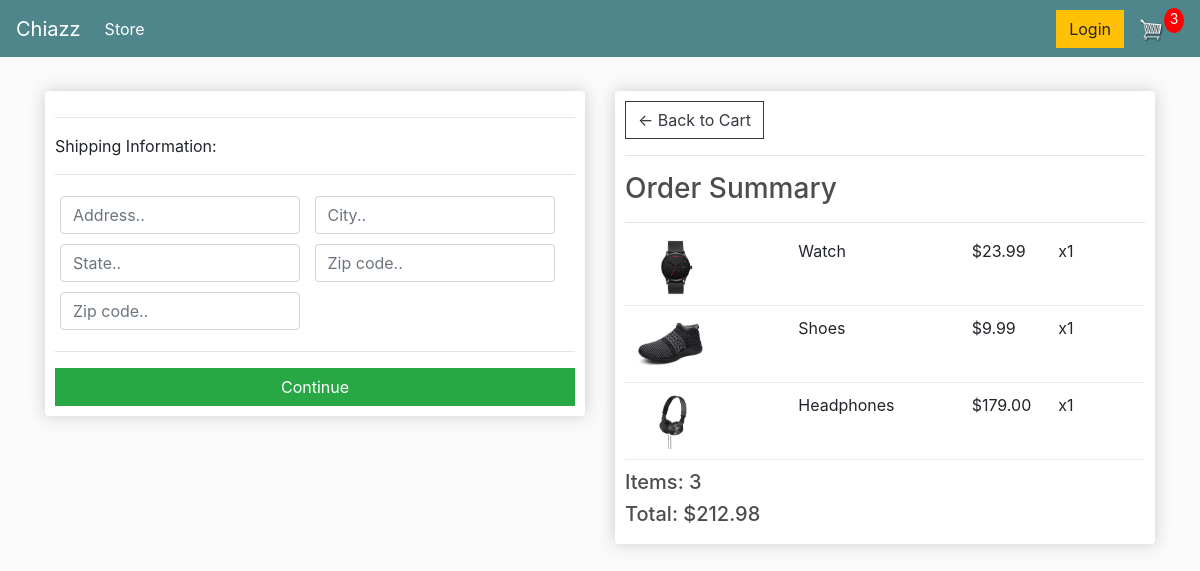
Screenshot of /checkout/ (signed in) with the database file from the repository.
### store/models.py (models this page shows, shortened)
class OrderItem(models.Model):
    product = models.ForeignKey(Product, on_delete=models.SET_NULL, blank=True, null=True)
    order = models.ForeignKey(Order, on_delete=models.SET_NULL, blank=True, null=True)
    quantity = models.IntegerField(default=0, null=True, blank=True)
    date_added = models.DateTimeField(auto_now_add=True)
    @property
    def get_total(self):
        total = self.product.price * self.quantity
        return total

class Product(models.Model):
    name = models.CharField(max_length=200, null=True)
    price = models.DecimalField(max_digits=7, decimal_places=2)
    digital = models.BooleanField(default=False, null=True, blank=False)
    image = models.ImageField(null=True)
    @property
    def imageURL(self):
        try:
            url = self.image.url
        except:
            url = ''
        return url

class Order(models.Model):
    customer = models.ForeignKey(Customer, on_delete=models.SET_NULL, blank=True, null=True)
    date_ordered = models.DateTimeField(auto_now_add=True)
    complete = models.BooleanField(default=False, null=True, blank=False)
    transactional_id = models.CharField(max_length=200, null=True)
    @property
    def shipping(self):
        shipping = False
        orderitems = self.orderitem_set.all()
        for i in orderitems:
            if i.product.digital == False:
               shipping = True
        return shipping
    @property
    def get_cart_total(self):
        orderitems = self.orderitem_set.all()
        total = sum([item.get_total for item in orderitems])
        return total
    @property
    def get_cart_items(self):
        orderitems = self.orderitem_set.all()
        total = sum([item.quantity for item in orderitems])
        return total

### store/views.py (the view)
# urls.py: path('checkout/',views.checkout,name='checkout'),
def checkout(request):
	data = cartData(request)
	cartItems = data['cartItems']
	order = data['order']
	items = data['items']
	context = {'items':items, 'order':order, 'cartItems':cartItems}
	return render(request, 'store/checkout.html', context)

### store/utils.py (called while the page is built)
def cartData(request):
	if request.user.is_authenticated:
		customer = request.user.customer
		order, created = Order.objects.get_or_create(customer=customer, complete=False)
		items = order.orderitem_set.all()
		cartItems = order.get_cart_items
	else:
		cookieData = cookieCart(request)
		cartItems = cookieData['cartItems']
		order = cookieData['order']
		items = cookieData['items']
	return {'cartItems':cartItems ,'order':order, 'items':items}

### store/templates/store/checkout.html (shortened to what this page needs)
{% extends 'store/main.html' %}
{% load static %}
{% block content %}
     <div class="row">
		<div class="col-lg-6">
			<div class="box-element" id="form-wrapper">
				<form id="form">
					<div id="shipping-info">
						<hr>
						<p>Shipping Information:</p>
						<hr>
						<div class="form-field">
							<input class="form-control" type="text" name="address" placeholder="Address..">
						</div>
						<div class="form-field">
							<input class="form-control" type="text" name="city" placeholder="City..">
						</div>
						<div class="form-field">
							<input class="form-control" type="text" name="state" placeholder="State..">
						</div>
						<div class="form-field">
							<input class="form-control" type="text" name="zipcode" placeholder="Zip code..">
						</div>
						<div class="form-field">
							<input class="form-control" type="text" name="country" placeholder="Zip code..">
						</div>
					</div>
					<hr>
					<input id="form-button" class="btn btn-success btn-block" type="submit" value="Continue">
				</form>
			</div>
			<br>
		</div>
		<div class="col-lg-6">
			<div class="box-element">
				<a  class="btn btn-outline-dark" href="{% url 'cart' %}">&#x2190; Back to Cart</a>
				<hr>
				<h3>Order Summary</h3>
				<hr>
				{% for item in items %}
				<div class="cart-row">
					<div style="flex:2"><img class="row-image" src="{{item.product.imageURL}}"></div>
					<div style="flex:2"><p>{{item.product.name}}</p></div>
					<div style="flex:1"><p>${{item.product.price|floatformat:2}}</p></div>
					<div style="flex:1"><p>x{{item.quantity}}</p></div>
				</div>
				{% endfor %}
				<h5>Items:   {{order.get_cart_items}}</h5>
				<h5>Total:   ${{order.get_cart_total|floatformat:2}}</h5>
			</div>
		</div>
	</div>
{% endblock content %}

### static/css/main.css (style rules this page uses)
body { background-color: hsl(0, 0%, 98%); }
h1,h2,h3,h4,h5,h6 { color:hsl(0, 0%, 30%); }
.box-element { box-shadow:hsl(0, 0%, 80%) 0 0 16px; background-color: #fff; border-radius: 4px; padding: 10px; }
.col-lg-4, .col-lg-6, .col-lg-8, .col-lg-12 { margin-top: 10px; }
.btn { border-radius: 0; }
.row-image { width: 100px; }
.form-field { width:250px; display: inline-block; padding: 5px; }
.cart-row { display: flex; align-items: flex-stretch; padding-bottom: 10px; margin-bottom: 10px; border-bottom: 1px solid #ececec; }

### rows the page displays
OrderItem: product.imageURL (picture), product.name "Watch", product.price "23.99", quantity "1"
OrderItem: product.imageURL (picture), product.name "Shoes", product.price "9.99", quantity "1"
OrderItem: product.imageURL (picture), product.name "Headphones", product.price "179.00", quantity "1"
Order: get_cart_items "3", get_cart_total "212.98"

### other values shown
{{ cartItems }} "3"
